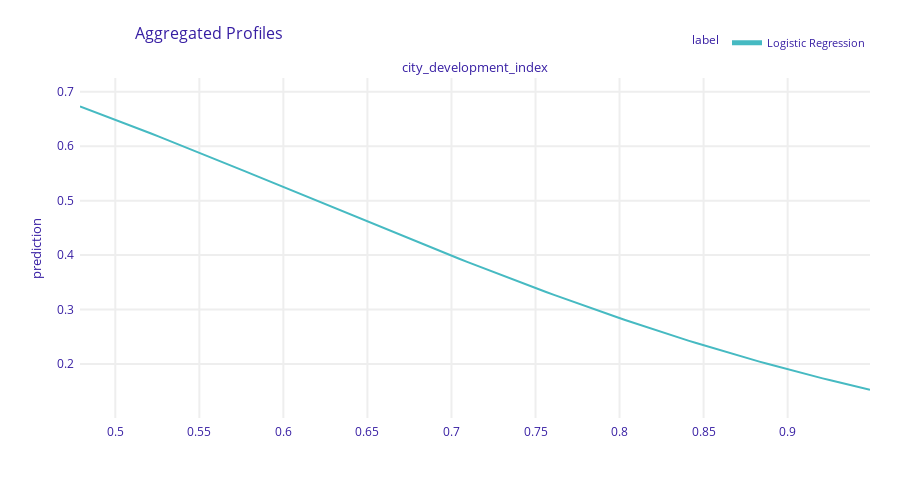

Write notebook code for a chart like this one.
### Code cell
pdp_training_hours = exp.model_profile(variables="city_development_index")
pdp_training_hours.plot()

### Figure 1 — Plotly figure (JSON) as saved in the notebook; plotly's stock layout.template omitted (floating-point values rounded to 4 significant figures; data arrays with more than 128 entries replaced by an {"elided": "..."} marker saying what was removed)
{"data": [{"customdata": {"elided": "101x3 mixed values"}, "hovertemplate": "<b>%{hovertext}</b><br><br>prediction=%{y:.3f}<br>mean_prediction=%{customdata[0]:.3f}<extra></extra>", "hovertext": ["Logistic Regression", "Logistic Regression", "Logistic Regression", "Logistic Regression", "Logistic Regression", "Logistic Regression", "Logistic Regression", "Logistic Regression", "Logistic Regression", "Logistic Regression", "Logistic Regression", "Logistic Regression", "Logistic Regression", "Logistic Regression", "Logistic Regression", "Logistic Regression", "Logistic Regression", "Logistic Regression", "Logistic Regression", "Logistic Regression", "Logistic Regression", "Logistic Regression", "Logistic Regression", "Logistic Regression", "Logistic Regression", "Logistic Regression", "Logistic Regression", "Logistic Regression", "Logistic Regression", "Logistic Regression", "Logistic Regression", "Logistic Regression", "Logistic Regression", "Logistic Regression", "Logistic Regression", "Logistic Regression", "Logistic Regression", "Logistic Regression", "Logistic Regression", "Logistic Regression", "Logistic Regression", "Logistic Regression", "Logistic Regression", "Logistic Regression", "Logistic Regression", "Logistic Regression", "Logistic Regression", "Logistic Regression", "Logistic Regression", "Logistic Regression", "Logistic Regression", "Logistic Regression", "Logistic Regression", "Logistic Regression", "Logistic Regression", "Logistic Regression", "Logistic Regression", "Logistic Regression", "Logistic Regression", "Logistic Regression", "Logistic Regression", "Logistic Regression", "Logistic Regression", "Logistic Regression", "Logistic Regression", "Logistic Regression", "Logistic Regression", "Logistic Regression", "Logistic Regression", "Logistic Regression", "Logistic Regression", "Logistic Regression", "Logistic Regression", "Logistic Regression", "Logistic Regression", "Logistic Regression", "Logistic Regression", "Logistic Regression", "Logistic Regression", "Logistic Regression", "Logistic Regression", "Logistic Regression", "Logistic Regression", "Logistic Regression", "Logistic Regression", "Logistic Regression", "Logistic Regression", "Logistic Regression", "Logistic Regression", "Logistic Regression", "Logistic Regression", "Logistic Regression", "Logistic Regression", "Logistic Regression", "Logistic Regression", "Logistic Regression", "Logistic Regression", "Logistic Regression", "Logistic Regression", "Logistic Regression", "Logistic Regression"], "legendgroup": "Logistic Regression", "line": {"color": "#46bac2", "dash": "solid", "width": 2}, "marker": {"symbol": "circle"}, "mode": "lines", "name": "Logistic Regression", "opacity": 1, "orientation": "v", "showlegend": true, "type": "scatter", "x": [0.479, 0.4837, 0.4884, 0.4931, 0.4978, 0.5025, 0.5072, 0.5119, 0.5166, 0.5213, 0.526, 0.5307, 0.5354, 0.5401, 0.5448, 0.5495, 0.5542, 0.5589, 0.5636, 0.5683, 0.573, 0.5777, 0.5824, 0.5871, 0.5918, 0.5965, 0.6012, 0.6059, 0.6106, 0.6153, 0.62, 0.6247, 0.6294, 0.6341, 0.6388, 0.6435, 0.6482, 0.6529, 0.6576, 0.6623, 0.667, 0.6717, 0.6764, 0.6811, 0.6858, 0.6905, 0.6952, 0.6999, 0.7046, 0.7093, 0.714, 0.7187, 0.7234, 0.7281, 0.7328, 0.7375, 0.7422, 0.7469, 0.7516, 0.7563, 0.761, 0.7657, 0.7704, 0.7751, 0.7798, 0.7845, 0.7892, 0.7939, 0.7986, 0.8033, 0.808, 0.8127, 0.8174, 0.8221, 0.8268, 0.8315, 0.8362, 0.8409, 0.8456, 0.8503, 0.855, 0.8597, 0.8644, 0.8691, 0.8738, 0.8785, 0.8832, 0.8879, 0.8926, 0.8973, 0.902, 0.9067, 0.9114, 0.9161, 0.9208, 0.9255, 0.9302, 0.9349, 0.9396, 0.9443, 0.949], "xaxis": "x", "y": [0.6733, 0.6679, 0.6625, 0.657, 0.6515, 0.6459, 0.6403, 0.6347, 0.629, 0.6233, 0.6176, 0.6119, 0.6061, 0.6003, 0.5945, 0.5887, 0.5828, 0.5769, 0.571, 0.5651, 0.5592, 0.5532, 0.5473, 0.5413, 0.5354, 0.5294, 0.5234, 0.5174, 0.5114, 0.5054, 0.4994, 0.4934, 0.4875, 0.4815, 0.4755, 0.4695, 0.4636, 0.4576, 0.4517, 0.4458, 0.4399, 0.434, 0.4281, 0.4222, 0.4164, 0.4106, 0.4048, 0.399, 0.3933, 0.3876, 0.3819, 0.3763, 0.3706, 0.365, 0.3595, 0.354, 0.3485, 0.343, 0.3376, 0.3322, 0.3269, 0.3216, 0.3163, 0.3111, 0.306, 0.3008, 0.2957, 0.2907, 0.2857, 0.2808, 0.2759, 0.271, 0.2662, 0.2615, 0.2568, 0.2521, 0.2475, 0.2429, 0.2384, 0.234, 0.2296, 0.2252, 0.2209, 0.2167, 0.2125, 0.2084, 0.2043, 0.2003, 0.1963, 0.1924, 0.1885, 0.1847, 0.1809, 0.1772, 0.1736, 0.17, 0.1664, 0.1629, 0.1595, 0.1561, 0.1528], "yaxis": "y"}], "layout": {"annotations": [{"font": {"size": 13}, "showarrow": false, "text": "city_development_index", "x": 0.5, "xanchor": "center", "xref": "paper", "y": 1, "yanchor": "bottom", "yref": "paper"}, {"font": {"size": 13}, "showarrow": false, "text": "prediction", "textangle": -90, "x": -0.07, "xref": "paper", "y": 0.5, "yref": "paper"}], "font": {"color": "#371ea3"}, "height": 489, "hovermode": "x unified", "legend": {"font": {"size": 11}, "itemsizing": "constant", "orientation": "h", "title": {"font": {"size": 12}, "text": "label"}, "tracegroupgap": 0, "x": 1, "xanchor": "right", "y": 1.061, "yanchor": "bottom"}, "margin": {"b": 71, "r": 30, "t": 78}, "title": {"font": {"size": 16}, "text": "Aggregated Profiles", "x": 0.15}, "xaxis": {"anchor": "y", "automargin": true, "domain": [0, 1], "fixedrange": true, "gridwidth": 2, "showticklabels": true, "tickcolor": "white", "ticklen": 3, "ticks": "outside", "title": {"text": ""}, "type": "linear", "zeroline": false}, "yaxis": {"anchor": "x", "automargin": true, "domain": [0, 1], "fixedrange": true, "gridwidth": 2, "range": [0.1007, 0.7254], "tickcolor": "white", "ticklen": 3, "ticks": "outside", "title": {"text": ""}, "type": "linear", "zeroline": false}}}
